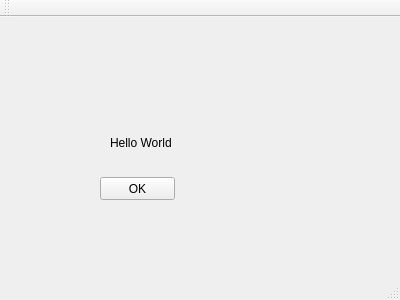
<?xml version="1.0" encoding="UTF-8"?>
<ui version="4.0">
 <class>MainWindow</class>
 <widget class="QMainWindow" name="MainWindow">
  <property name="geometry">
   <rect>
    <x>0</x>
    <y>0</y>
    <width>400</width>
    <height>300</height>
   </rect>
  </property>
  <property name="windowTitle">
   <string>MainWindow</string>
  </property>
  <widget class="QWidget" name="centralWidget">
   <widget class="QLabel" name="label">
    <property name="geometry">
     <rect>
      <x>110</x>
      <y>100</y>
      <width>71</width>
      <height>51</height>
     </rect>
    </property>
    <property name="text">
     <string>Hello World</string>
    </property>
   </widget>
   <widget class="QPushButton" name="pushButton">
    <property name="geometry">
     <rect>
      <x>100</x>
      <y>160</y>
      <width>75</width>
      <height>23</height>
     </rect>
    </property>
    <property name="text">
     <string>OK</string>
    </property>
   </widget>
  </widget>
  <widget class="QToolBar" name="mainToolBar">
   <attribute name="toolBarArea">
    <enum>TopToolBarArea</enum>
   </attribute>
   <attribute name="toolBarBreak">
    <bool>false</bool>
   </attribute>
  </widget>
  <widget class="QStatusBar" name="statusBar"/>
 </widget>
 <layoutdefault spacing="6" margin="11"/>
 <resources/>
 <connections/>
</ui>
